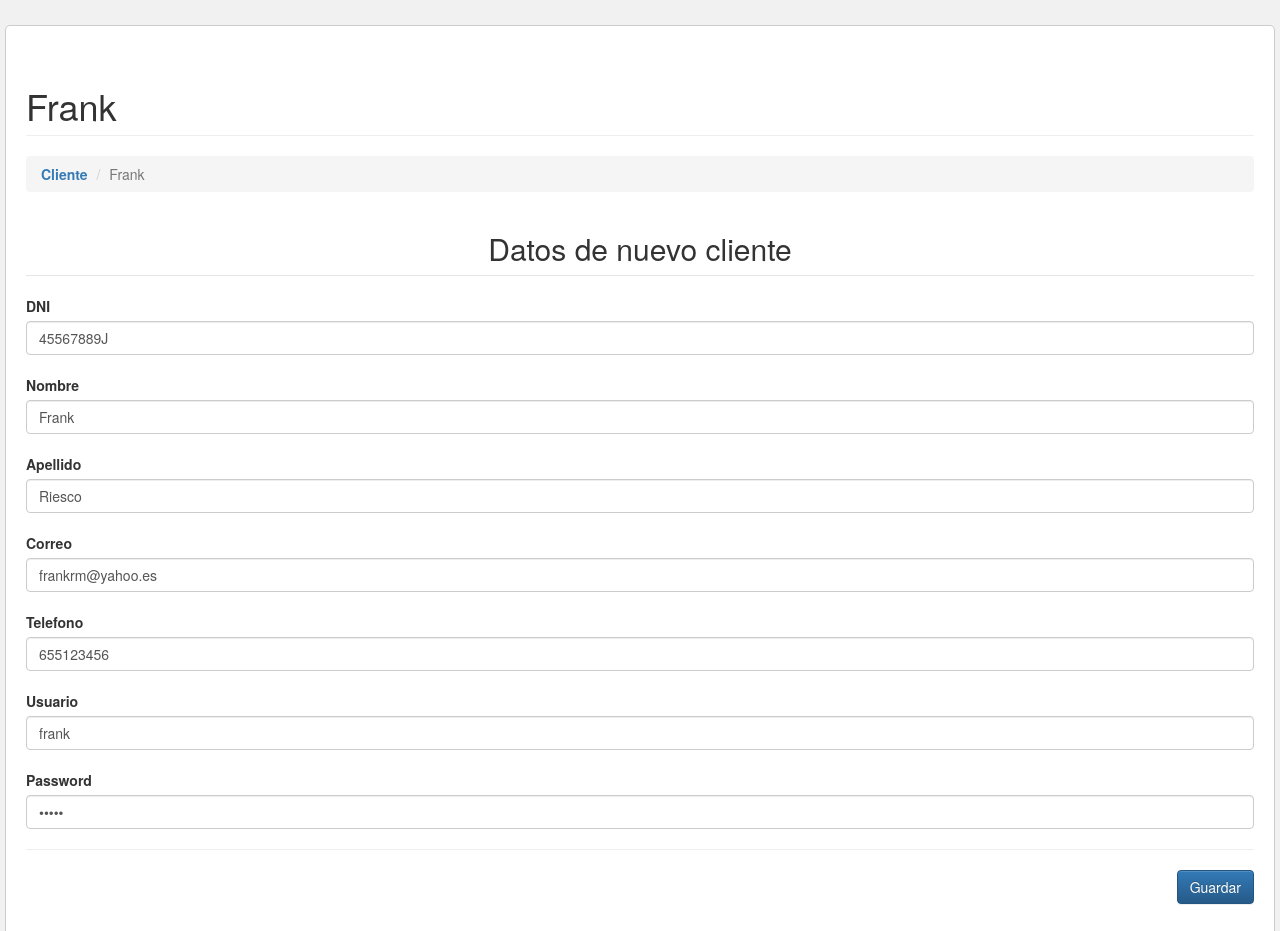
/controller/controladorCliente.php?c=cliente&a=CrudCliente&id=1 (signed in), run on the app's committed database.
### tables this page shows
CREATE TABLE `cliente` (
  `id` int(11) NOT NULL,
  `dni` varchar(60) NOT NULL,
  `Nombre` varchar(50) NOT NULL DEFAULT '0',
  `Apellido` varchar(50) NOT NULL DEFAULT '0',
  `Correo` varchar(50) NOT NULL,
  `Telefono` varchar(60) NOT NULL,
  `usuario` varchar(45) DEFAULT NULL,
  `password` varchar(45) DEFAULT NULL
);

### controller/cliente.controller.php (called while the page is built, shortened)
<?php
require_once 'C:/xampp/htdocs/frankriescodwsextra/model/cliente.php';
class clienteController {
    private $model;
    public function __construct() {
        $this->model = new cliente();
    }
    public function CrudCliente() {
        $cliente = new cliente();
        if (isset($_REQUEST['id'])) {
            $cliente = $this->model->ObtenerCl($_REQUEST['id']);
        }
        require_once ('../view/header.php');
        require_once ('../view/cliente-editar.php');
    }
}
?>

### model/database.php (called while the page is built)
<?php
class Database{
    public static function conexionDB()
    {
        try{
            $dbconexion = new PDO('mysql:host=localhost;dbname=tienda;charset=utf8', 'root', '');
            $dbconexion->setAttribute(PDO::ATTR_ERRMODE, PDO::ERRMODE_EXCEPTION);
        } catch (Exception $ex) {
           echo "ERROR: " . $ex->getMessage();
        }
        return $dbconexion;
    }
}

### model/cliente.php (called while the page is built, shortened)
<?php
class cliente {
    private $pdo;
    public function __CONSTRUCT() {
        try {
            $this->pdo = Database::conexionDB();
        } catch (Exception $e) {
            die($e->getMessage());
        }
    }
    public function ObtenerCl($id) {
        try {
            $resultSet = $this->pdo->prepare("SELECT * FROM cliente WHERE id= ?");
            $resultSet->execute(array($id));
            return $resultSet->fetch(PDO::FETCH_OBJ);
        } catch (Exception $e) {
            die($e->getMessage());
        }
    }
}
?>

### view/cliente-editar.php (the view, shortened to what this page needs)
<!DOCTYPE html>
<html><head><link rel="shortcut icon" href="../web/images/favicon.ico"></head><body>
<h1 class="page-header">
    <?php echo "<b>".$cliente->id != null ? $cliente->Nombre ."</b>": 'Actualizando Registro'; ?>
</h1>
<ol class="breadcrumb">
    <li><a href="?c=cliente"><b>Cliente</b></a></li>
    <li class="active"><?php echo $cliente->id != null ? $cliente->Nombre : '<h3>| Nuevo Registro</h3>'; ?></li>
</ol>
<table border="1" class="table  table-striped  table-hover" id="tabla" >
    <form id="frm-cliente" action="?c=cliente&a=GuardarCliente" method="POST" enctype="multipart/form-data">
        <fieldset>
            <legend style="text-align: center"><h2>Datos de nuevo cliente</h2></legend>
            <div class="form-group">
                <label>DNI</label><input type="text" maxlength="9" size="9" name="dni" value="<?php echo $cliente->dni; ?>" class="form-control" placeholder="Ingrese su dni" required>
                <br>
                <label>Nombre</label><input type="text"  size="50" name="Nombre" value="<?php echo $cliente->Nombre; ?>" class="form-control" placeholder="Ingrese su nombre" required>
                <br>
                <label>Apellido</label><input type="text" size="50" name="Apellido" value="<?php echo $cliente->Apellido; ?>" class="form-control" placeholder="Ingrese su apellido" required>
                <br>
                <label>Correo</label><input type="text" size="50" name="Correo" value="<?php echo $cliente->Correo; ?>" class="form-control" placeholder="Ingrese su correo electrónico" required>
                <br>
                <label>Telefono</label><input type="text" size="50" name="Telefono" value="<?php echo $cliente->Telefono; ?>" class="form-control" placeholder="Ingrese su telefono" required>
                <br>
                <label>Usuario</label><input type="text" size="50" name="usuario" value="<?php echo $cliente->usuario; ?>" class="form-control" placeholder="Ingrese su usuario" required>
                <br>
                <label>Password</label><input type="password" size="50" name="password" value="<?php echo $cliente->password; ?>" class="form-control" placeholder="Ingrese su contraseña" required>
            </div>
            <hr />
            <div class="text-right">
                <button class="btn btn-primary">Guardar</button>
            </div>
        </fieldset>
    </form>
</table>
</body></html>

### view/header.php (style rules this page uses)
body { margin:0; padding:0; background-color:#f1f1f1; }

### data on the page
cliente: Nombre "Frank", dni "45567889J", Apellido "Riesco", Correo "frankrm@yahoo.es", Telefono "655123456", usuario "frank"
